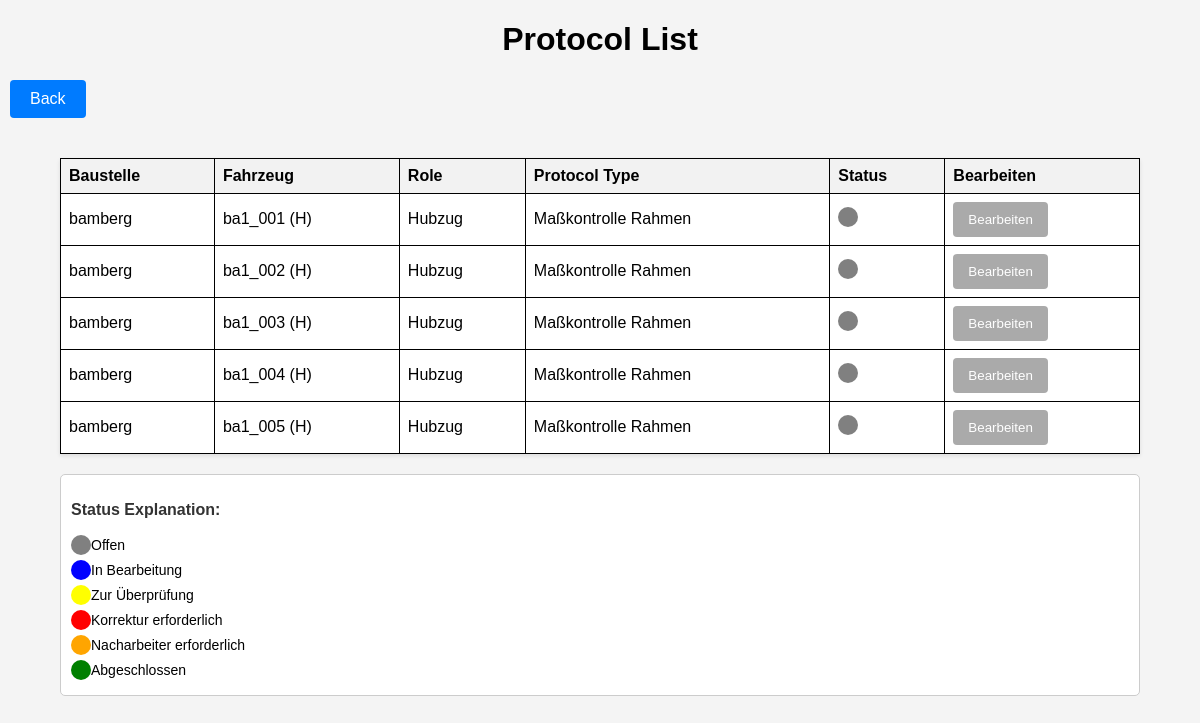
Screenshot of /protocol_list/ with the database file from the repository.
### myapp/models.py (models this page shows, shortened)
class newFahrzeug(models.Model):
    baustelle = models.ForeignKey(newBaustelle, on_delete = models.CASCADE)
    fahrzeugName = models.CharField(max_length=30)
    isVisible = models.BooleanField(default=False)
    hubzug = models.OneToOneField(newHubzug, on_delete=models.CASCADE, null=True, blank=True)

class newBaustelle(models.Model):
    baustelleName=models.CharField(max_length=30)
    def __str__(self):
        return self.baustelleName

class newHubzug(models.Model):
    protocol1 = models.ForeignKey(ProtocolHubzugLiftingHost, on_delete = models.CASCADE)
    protocol2 = models.ForeignKey(ProtocolHubzugLaufSeiltrommel, on_delete = models.CASCADE)
    protocol3 = models.ForeignKey(ProtocolHubzugMassSeiltrommel, on_delete = models.CASCADE)
    protocol4 = models.ForeignKey(ProtocolLaufHubzug, on_delete = models.CASCADE)
    protocol5 = models.ForeignKey(ProtocolEndkontrolle, on_delete = models.CASCADE)

### myapp/helper/modelsHelper.py (models this page shows)
class ProtocolHubzugLiftingHost(models.Model):
    count = models.PositiveIntegerField(default=12)
    isSaved = models.BooleanField(default=False)
    isClosed = models.BooleanField(default=False)
    isExported = models.BooleanField(default=False)
    isCorrecturNeeded = models.BooleanField(default=False)
    isPermanentDone = models.BooleanField(default=False)
    isNacharbeitNeeded = models.BooleanField(default=False)
    protocolName = models.CharField(max_length=255, default="Maßkontrolle Rahmen")
    drawing = models.TextField(verbose_name="Zeichnung-Nr / Drawing No.", null=True, blank=True)
    rev = models.TextField(verbose_name="Rev", null=True, blank=True)
    order = models.TextField(verbose_name="Auftragsnr. / Order No.", null=True, blank=True)
    order_sag = models.TextField(verbose_name="Auftragsnr.-SAG / Order No.-SAG", null=True, blank=True)
    device = models.TextField(verbose_name="Geräte-Nr. / Device No.", null=True, blank=True)
    hoist = models.TextField(verbose_name="Hubzug-Nr. / Hoist No.", null=True, blank=True)
    company = models.TextField(verbose_name="Firma / Company", null=True, blank=True)
    quantity = models.TextField(verbose_name="Stückzahl / Quantity", null=True, blank=True)
    check_size_1 = models.TextField(verbose_name="1. Horizontaler Abstand der Anschlussbohrungen* / Horizontal distance of connecting holes*", null=True, blank=True)
    check_size_2 = models.TextField(verbose_name="2. Vertikaler Abstand der Anschlussbohrungen / Vertical distance of connecting holes*", null=True, blank=True)
    check_size_3 = models.TextField(verbose_name="3. Durchmesser 1.Anschlussbohrung / Diameter of 1st connecting hole", null=True, blank=True)
    check_size_4 = models.TextField(verbose_name="4. Durchmesser 2. Anschlussbohrung / Diameter of 2nd connecting hole", null=True, blank=True)
    check_size_4a = models.TextField(verbose_name="4a. Abstand zwischen Gehäuseseiten* / Distance between the frame sides *", null=True, blank=True)
    check_size_5 = models.TextField(verbose_name="5. Horizontaler Abstand zu Lochkreismitte für Lageranbau* / Horizontal distance to centre of drum bearing*", null=True, blank=True)
    check_size_6 = models.TextField(verbose_name="6. Vertikaler Abstand zu Lochkreismitte für Lageranbau* / Vertical distance to centre of drum bearing*", null=True, blank=True)
    check_size_7 = models.TextField(verbose_name="7. Durchmesser der Lagerbohrung* / Diameter of the holes for the bearings*", null=True, blank=True)
    check_size_8 = models.TextField(verbose_name="8. Abstand zwischen Trommelachse und Bohrung für Klinke / Distance between centre of drum shaft and hole for catch lever", null=True, blank=True)
    check_size_9 = models.TextField(verbose_name="9. Abstand zwischen Trommelachse und Bohrung für Klinke / Distance between centre of drum shaft and hole for catch lever", null=True, blank=True)
    check_size_10 = models.TextField(verbose_name="10. Durchmesser der beiden Aufnahmebohrungen der Klinke / Diameter of both holes for the Catch lever", null=True, blank=True)
    position_tolerance_11 = models.TextField(verbose_name="11. Rechtwinkligkeit Trommellagerachse zu beiden Flächen der Seitenscheiben Pos. 1+2 / Right angle drum axle to both sides of the hoist frame Pos. 1 and Pos. 2", null=True, blank=True)
    check_size_1_soll =  models.TextField(default = "1230", null=True, blank=True)
    check_size_1_soll_avr =  models.TextField(default = "1.2", null=True, blank=True)
    check_size_2_soll =  models.TextField(default = "245", null=True, blank=True)
    check_size_2_soll_avr =  models.TextField(default = "0.5", null=True, blank=True)
    check_size_3_soll =  models.TextField(default = "23", null=True, blank=True)
    check_size_3_soll_avr =  models.TextField(default = "0.2", null=True, blank=True)
    check_size_4_soll =  models.TextField(default = "23", null=True, blank=True)
    check_size_4_soll_avr =  models.TextField(default = "0.2", null=True, blank=True)
    check_size_4a_soll =  models.TextField(default = "1156", null=True, blank=True)
    check_size_4a_soll_avr =  models.TextField(default = "0.5", null=True, blank=True)
    check_size_5_soll =  models.TextField(default = "300", null=True, blank=True)
    check_size_5_soll_avr =  models.TextField(default = "0.5", null=True, blank=True)
    check_size_6_soll =  models.TextField(default = "204", null=True, blank=True)
    check_size_6_soll_avr =  models.TextField(default = "0.5", null=True, blank=True)
    check_size_7_soll =  models.TextField(default = "150", null=True, blank=True)
    check_size_7_soll_avr =  models.TextField(default = "0.15", null=True, blank=True)
    check_size_8_soll =  models.TextField(default = "115", null=True, blank=True)
    check_size_8_soll_avr =  models.TextField(default = "0.1", null=True, blank=True)
    check_size_9_soll =  models.TextField(default = "150", null=True, blank=True)
    check_size_9_soll_avr =  models.TextField(default = "0.1", null=True, blank=True)
    check_size_10_soll =  models.TextField(default = "35", null=True, blank=True)
    check_size_10_soll_avr =  models.TextField(default = "0.025", null=True, blank=True)
    position_tolerance_11_soll =  models.TextField(default = "0.3", null=True, blank=True)
    position_tolerance_11_soll_avr =  models.TextField(default = "0", null=True, blank=True)
    miscellaneous = models.TextField(verbose_name="Sonstiges / Miscellaneous", blank=True, null=True)
    remark = models.TextField(verbose_name="Bemerkungen / Remarks", blank=True, null=True)
    measure = models.TextField(verbose_name="Messgerät / Measure tools", blank=True, null=True)
    date = models.CharField(verbose_name="Datum / Date", max_length=10, help_text="Format: dd.mm.yyyy", null=True, blank=True)
    inspector = models.CharField(verbose_name="Prüfer / Inspector", max_length=20, null=True, blank=True)
    department = models.TextField(verbose_name="Abteilung / Department", blank=True, null=True)
    last_changer = models.CharField(verbose_name="Last modified by", max_length=100, blank=True, null=True)
    baustelle = models.CharField(verbose_name="Baustelle", max_length=100, blank=True, null=True)
    additional_data = models.JSONField(default=dict, blank=True, null=True)

### myapp/views.py (the view, shortened to what this page needs)
# urls.py: path('protocol_list/', views.protocol_list, name='protocol_list'),
def protocol_list(request):
    protocols = newFahrzeug.objects.all()
    filter_form = ProtocolFilterForm(request.GET or None)
    return render(request, 'protocol_list.html', {'protocols': protocols, 'filter_form': filter_form})

### templates/protocol_list.html (shortened to what this page needs)
<!DOCTYPE html>
{% load static %}
<html lang="en">
<head>
    <link rel="stylesheet" href="{% static 'myapp/protocol_list.css' %}">
    <link rel="stylesheet" href="{% static 'myapp/hubzug.css' %}">
</head>
<body>
    <h1>Protocol List</h1>
    <a href='/adminView/' class="back-button">Back</a>
    <table>
        <thead>
            <tr>
                <th>Baustelle</th>
                <th>Fahrzeug</th>
                <th>Role</th>
                <th>Protocol Type</th>
                <th>Status</th>
                <th>Bearbeiten</th>
            </tr>
        </thead>
        <tbody>
            {% for protocol in protocols %}
                <tr>
                    <td>{{ protocol.baustelle }}</td>
                    <td>{{ protocol.fahrzeugName }}</td>
                    <td>Hubzug</td>
                    <td>{{ protocol.hubzug.protocol1.protocolName }}</td>
                    <td>
                        {% if not protocol.hubzug.protocol1.isPermanentDone %}
                        <div class="circle black"></div>
                        {% elif protocol.hubzug.protocol1.isExported %}
                        <div class="circle green"></div>
                        {% elif protocol.hubzug.protocol1.isNacharbeitNeeded %}
                        <div class="circle orange"></div>
                        {% elif protocol.hubzug.protocol1.isCorrecturNeeded %}
                        <div class="circle red"></div>
                        {% elif protocol.hubzug.protocol1.isClosed %}
                        <div class="circle yellow"></div>
                        {% elif protocol.hubzug.protocol1.isSaved %}
                        <div class="circle blue"></div>
                        {% else %}
                        <div class="circle gray"></div>
                        {% endif %}
                    </td>
                    <td>
                        {% if not protocol.hubzug.protocol1.isExported%}
                        <button class="protokol-button" disabled>Bearbeiten</button>
                        {% else %}
                        <button class="protokol-button" onclick="location.href='{% url "protocolHubzugLiftingHostAdmin" protocol.hubzug.protocol1.id %}?fahrzeugId={{ fahrzeug_id }}'">Bearbeiten</button>
                        {% endif %}
                    </td>
                </tr>
            {% endfor %}
        </tbody>
    </table>
    <div class="color-legend">
        <h3>Status Explanation:</h3>
        <ul>
            <li><div class="circle gray"></div> Offen</li>
            <li><div class="circle blue"></div> In Bearbeitung</li>
            <li><div class="circle yellow"></div> Zur Überprüfung</li>
            <li><div class="circle red"></div> Korrektur erforderlich</li>
            <li><div class="circle orange"></div> Nacharbeiter erforderlich</li>
            <li><div class="circle green"></div> Abgeschlossen</li>
          </ul>
      </div>
</body>
</html>

### myapp/static/myapp/protocol_list.css (style rules this page uses)
body { font-family: Arial, sans-serif; margin: 20px; }
h1 { text-align: center; }
table { width: 100%; border-collapse: collapse; margin: 20px 0; }
table, th, td { border: 1px solid black; }
th, td { padding: 8px; text-align: left; }
th { background-color: #f2f2f2; }
a { color: blue; text-decoration: none; }
.circle { width: 20px; height: 20px; border-radius: 50%; display: inline-block; }
.red { background-color: red; }
.yellow { background-color: yellow; }
.green { background-color: green; }
.gray { background-color: gray; }
.blue { background-color: blue; }
.back-button { display: inline-block; margin-bottom: 20px; padding: 10px 20px; background-color: #007BFF; color: white; text-decoration: none; border-radius: 4px; font-size: 16px; border: none; cursor: pointer; }
.color-legend { width: auto; max-width: 90%; margin-left: auto; margin-right: auto; padding: 10px; background-color: #fff; border: 1px solid #ccc; border-radius: 5px; box-sizing: border-box; }
.color-legend h3 { font-size: 16px; color: #333; }
.color-legend ul { list-style-type: none; padding: 0; margin: 0; }
.color-legend li { display: flex; align-items: center; margin-bottom: 5px; font-size: 14px; }
a { color: #007BFF; text-decoration: none; font-size: 14px; margin-left: 10px; }

### myapp/static/myapp/hubzug.css (style rules this page uses)
body { margin: 0; padding: 0; font-family: Arial, sans-serif; background: #f4f4f4; }
table { width: 90%; margin: 20px auto; border-collapse: collapse; background: #fff; box-shadow: 0 2px 4px rgba(0,0,0,0.1); }
.protokol-button { background-color: #5C67F2; color: white; border: none; padding: 10px 15px; border-radius: 4px; cursor: pointer; transition: background 0.3s ease; width: auto; }
.protokol-button:disabled { background-color: #aaa; cursor: not-allowed; }
.circle { width: 20px; height: 20px; border-radius: 50%; display: inline-block; }
.red { background-color: red; }
.orange { background-color: orange; }
.yellow { background-color: yellow; }
.green { background-color: green; }
.gray { background-color: gray; }
.blue { background-color: blue; }
.back-button { display: inline-block; margin-bottom: 20px; padding: 10px 20px; background-color: #007BFF; color: white; text-decoration: none; border-radius: 4px; font-size: 16px; border: none; cursor: pointer; }
.color-legend { width: auto; max-width: 90%; margin-left: auto; margin-right: auto; padding: 10px; background-color: #fff; border: 1px solid #ccc; border-radius: 5px; box-sizing: border-box; }
.color-legend h3 { font-size: 16px; color: #333; }
.color-legend ul { list-style-type: none; padding: 0; margin: 0; }
.color-legend li { display: flex; align-items: center; margin-bottom: 5px; font-size: 14px; }

### rows the page displays
newFahrzeug: baustelle "bamberg", fahrzeugName "ba1_001 (H)", hubzug.protocol1.protocolName "Maßkontrolle Rahmen", shows "Bearbeiten"
newFahrzeug: baustelle "bamberg", fahrzeugName "ba1_002 (H)", hubzug.protocol1.protocolName "Maßkontrolle Rahmen", shows "Bearbeiten"
newFahrzeug: baustelle "bamberg", fahrzeugName "ba1_003 (H)", hubzug.protocol1.protocolName "Maßkontrolle Rahmen", shows "Bearbeiten"
newFahrzeug: baustelle "bamberg", fahrzeugName "ba1_004 (H)", hubzug.protocol1.protocolName "Maßkontrolle Rahmen", shows "Bearbeiten"
newFahrzeug: baustelle "bamberg", fahrzeugName "ba1_005 (H)", hubzug.protocol1.protocolName "Maßkontrolle Rahmen", shows "Bearbeiten"
